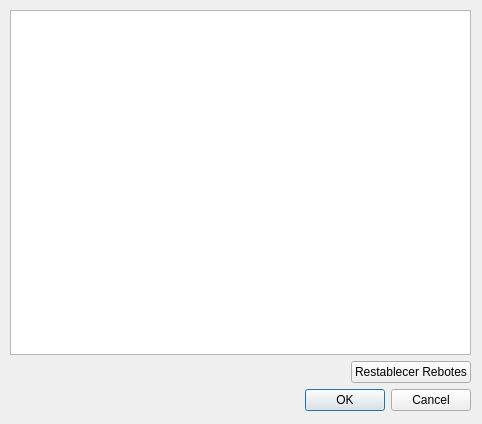
<?xml version="1.0" encoding="UTF-8"?>
<ui version="4.0">
 <class>DTablaRebotes</class>
 <widget class="QDialog" name="DTablaRebotes">
  <property name="geometry">
   <rect>
    <x>0</x>
    <y>0</y>
    <width>482</width>
    <height>424</height>
   </rect>
  </property>
  <property name="windowTitle">
   <string>Dialog</string>
  </property>
  <widget class="QWidget" name="">
   <property name="geometry">
    <rect>
     <x>10</x>
     <y>10</y>
     <width>461</width>
     <height>401</height>
    </rect>
   </property>
   <layout class="QVBoxLayout" name="verticalLayout">
    <item>
     <widget class="QTableView" name="tablaRebotes"/>
    </item>
    <item>
     <layout class="QHBoxLayout" name="horizontalLayout">
      <item>
       <spacer name="horizontalSpacer">
        <property name="orientation">
         <enum>Qt::Horizontal</enum>
        </property>
        <property name="sizeType">
         <enum>QSizePolicy::Fixed</enum>
        </property>
        <property name="sizeHint" stdset="0">
         <size>
          <width>400</width>
          <height>20</height>
         </size>
        </property>
       </spacer>
      </item>
      <item>
       <widget class="QPushButton" name="btnRestablecerRebotes">
        <property name="text">
         <string>Restablecer Rebotes</string>
        </property>
       </widget>
      </item>
     </layout>
    </item>
    <item>
     <widget class="QDialogButtonBox" name="buttonBox">
      <property name="orientation">
       <enum>Qt::Horizontal</enum>
      </property>
      <property name="standardButtons">
       <set>QDialogButtonBox::Cancel|QDialogButtonBox::Ok</set>
      </property>
     </widget>
    </item>
   </layout>
  </widget>
 </widget>
 <resources/>
 <connections>
  <connection>
   <sender>buttonBox</sender>
   <signal>accepted()</signal>
   <receiver>DTablaRebotes</receiver>
   <slot>accept()</slot>
   <hints>
    <hint type="sourcelabel">
     <x>248</x>
     <y>254</y>
    </hint>
    <hint type="destinationlabel">
     <x>157</x>
     <y>274</y>
    </hint>
   </hints>
  </connection>
  <connection>
   <sender>buttonBox</sender>
   <signal>rejected()</signal>
   <receiver>DTablaRebotes</receiver>
   <slot>reject()</slot>
   <hints>
    <hint type="sourcelabel">
     <x>316</x>
     <y>260</y>
    </hint>
    <hint type="destinationlabel">
     <x>286</x>
     <y>274</y>
    </hint>
   </hints>
  </connection>
 </connections>
</ui>
